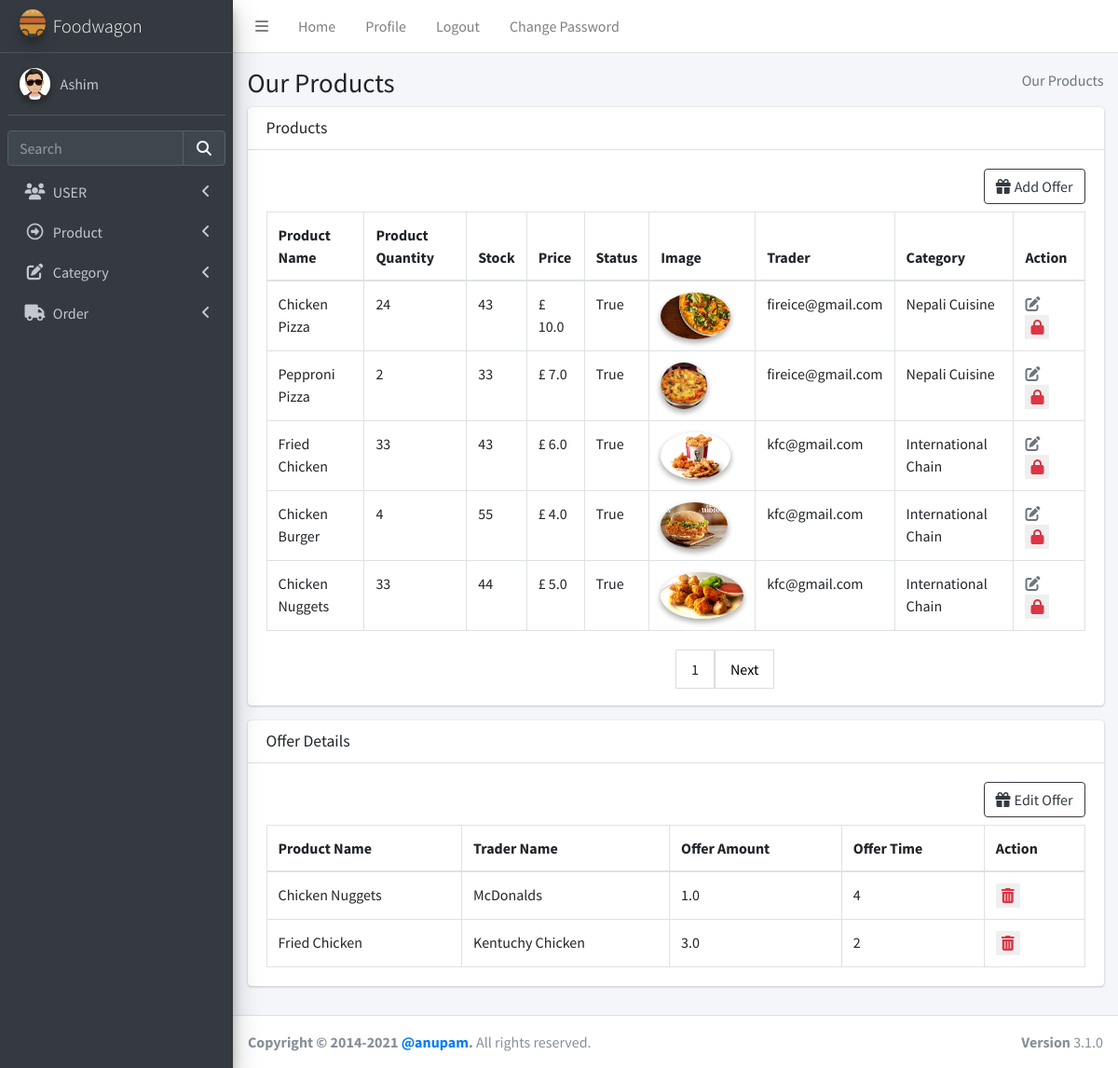
The app's page /product/productread/ (signed in), older data.
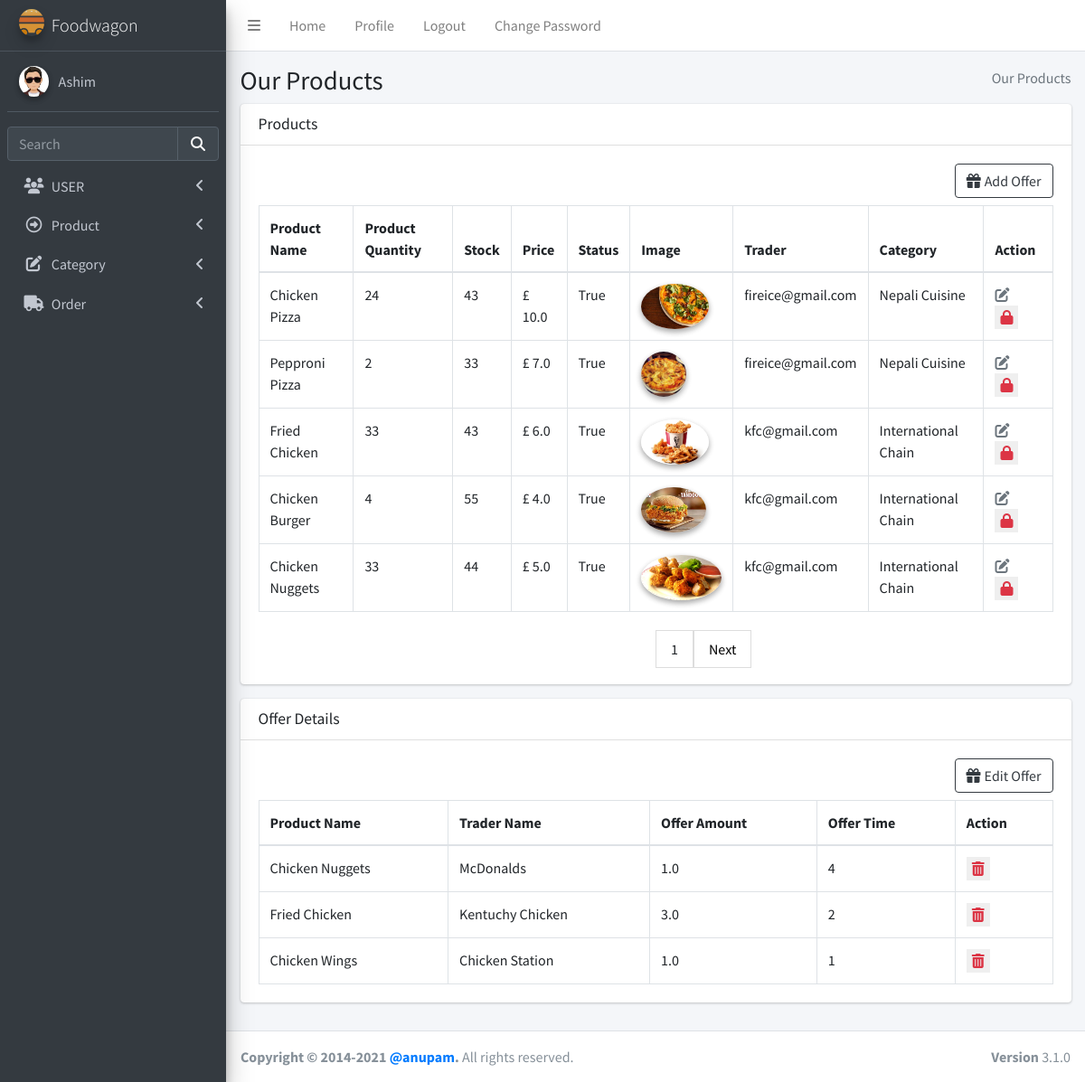
The same page, newer data.
### login/models.py (models this page shows, shortened)
class User(AbstractBaseUser):
    email = models.EmailField(max_length=255, unique=True, default="a@gmail.com")
    address = models.TextField(max_length=30, blank=True)
    first_name = models.TextField(max_length=30, blank=True, default="eg aster")
    last_name = models.TextField(max_length=30, blank=True)
    is_staff = models.BooleanField(default=False)  # non super-user
    is_active = models.BooleanField(default=False)
    admin = models.BooleanField(default=False)  # a superuser
    last_login = models.DateTimeField(blank=True, null=True, verbose_name="last login")
    profile_pic = models.ImageField(blank=True, null=True, upload_to="images/user/")
    USERNAME_FIELD = "email"
    def __str__(self):
        return self.email
    objects = UserManager()

### product/models.py (models this page shows, shortened)
class Product(models.Model):
    name = models.CharField(max_length=100)
    quantity = models.CharField(max_length=10)
    stock = models.IntegerField()
    price = models.FloatField(max_length=100)
    image = models.ImageField(upload_to="images/food/")
    trader = models.ForeignKey(User, on_delete=models.CASCADE)
    status = models.BooleanField(default=True)
    category = models.ForeignKey(Categories, on_delete=models.CASCADE)
    class Meta:
        unique_together = ("name", "trader")

class Categories(models.Model):
    name = models.CharField(max_length=100, default="street food", unique=True)
    status = models.BooleanField(default=True)
    def __str__(self):
        return self.name

class Offer(models.Model):
    offer_amount = models.DecimalField(max_digits=5, decimal_places=1)
    trader_offer = models.ForeignKey(User, on_delete=models.CASCADE)
    product_offer = models.ForeignKey(Product, on_delete=models.CASCADE)
    offer_time = models.IntegerField()

### product/views.py (the view, shortened to what this page needs)
# urls.py: path("productread/", views.ProductView.as_view(), name="productread"),
class ProductView(TemplateView):
    template_name = "admin/productread.html"
    def get(self, request):
        semail = request.session["user"]
        verifyUser = users.objects.filter(email=semail).first()
        if verifyUser.admin:
            product = Product.objects.all()
            offer = Offer.objects.all()
            paginator = Paginator(product, 5)
            page_number = request.GET.get("page")
            page_obj = paginator.get_page(page_number)
            return render(
                request,
                self.template_name,
                {"product": page_obj, "product_offer": product, "offer": offer},
            )

### templates/admin/productread.html (shortened to what this page needs)
{%extends "admin/base.html" %} {% load static %}
{% block csspart %}
<link rel="stylesheet" href="{% static 'plugins/fontawesome-free/css/all.min.css' %}">
<link rel="stylesheet" href="{% static 'plugins/datatables-bs4/css/dataTables.bootstrap4.min.css' %}">
<link rel="stylesheet" href="{% static 'plugins/datatables-responsive/css/responsive.bootstrap4.min.css' %}">
<link rel="stylesheet" href="{% static 'dist/css/adminlte.min.css' %}">
</head>
{% endblock csspart %}
{%block bodycontent%}
<body class="hold-transition sidebar-mini">
  <div class="wrapper">
    <div class="content-wrapper">
      <section class="content-header">
        <div class="container-fluid">
          <div class="row mb-2">
            <div class="col-sm-6">
              <h1>Our Products</h1>
            </div>
            <div class="col-sm-6">
              <ol class="breadcrumb float-sm-right">
                <li class="breadcrumb-item active">Our Products</li>
              </ol>
            </div>
          </div>
        </div>
        {% if product %}
        <section class="content">
          <div class="container-fluid">
            <div class="row">
              <div class="col-12">
                <div class="card">
                  <div class="card-header">
                    <h3 class="card-title">Products</h3>
                  </div>
                  <div class="card-body">
                    <div class="mb-2 d-flex justify-content-end btn-color">
                      <a href="" class="btn btn-outline-dark " data-toggle="modal" data-target="#exampleModalCenter"><i
                          class="fas fa-gift mr-1"></i>Add Offer</a>
                    </div>
                    <table id="example2" class="table table-bordered table-hover">
                      <thead>
                        <tr>
                          <th>Product Name</th>
                          <th>Product Quantity</th>
                          <th>Stock</th>
                          <th>Price</th>
                          <th>Status</th>
                          <th>Image</th>
                          {% if user.admin%}
                          <th>Trader</th>
                          {%endif%}
                          <th>Category</th>
                          <th>Action</th>
                        </tr>
                      </thead>
                      <tbody>
                        {% for products in product %}
                        <tr>
                          <td>{{products.name}}</td>
                          <td>{{products.quantity}}</td>
                          <td>{{products.stock}}</td>
                          <td>£ {{products.price}}</td>
                          <td>{{products.status}}</td>
                          <td>
                            <img src="{{products.image.url}}" class="img-circle elevation-2" alt="User Image" />
                          </td>
                          {% if user.admin%}
                          <td>{{products.trader}}</td>
                          {%endif%}
                          <td>{{products.category}}</td>
                          <td>
                            {%if products.trader.is_active %}
                            <a class="mr-3 text-muted" href="{% url 'product:updateproduct' products.id %}"
                              title="Edit"><i class="fas fa-edit"></i></a>
                            <form action="{% url 'product:deleteproduct' products.id %}" method="POST" class=d-inline>
                              {%if products.status %}
                              <button type="submit"><i class="fas fa-lock text-danger"></i></button>
                              {%else%}
                              <button type="submit"><i class="fas fa-lock-open text-danger"></i></button>
                              {%endif%}
                            </form>
                            {%endif%}
                          </td>
                        </tr>
                        {% endfor%}
                      </tbody>
                    </table>
                  </div>
                  <div class="pagination">
                    <span>
                      <a><span>{{product.number}}</span></a>
                      {%if product.has_next%}
                      <a href="?page={{product.next_page_number}}"> Next </a>
                      {%endif%}
                    </span>
                  </div>
                </div>
              </div>
            </div>
          </div>
        </section>
        {% if offer %}
        <section class="content">
          <div class="container-fluid">
            <div class="row">
              <div class="col-12">
                <div class="card">
                  <div class="card-header">
                    <h3 class="card-title">Offer Details</h3>
                  </div>
                  <div class="card-body">
                    <div class="mb-2 d-flex justify-content-end btn-color">
                      <a href="" class="btn btn-outline-dark " data-toggle="modal" data-target="#editoffer"><i
                          class="fas fa-gift mr-1"></i>Edit Offer</a>
                    </div>
                    <table id="example2" class="table table-bordered table-hover">
                      <thead>
                        <tr>
                          <th>Product Name</th>
                          {% if user.admin%}
                          <th>Trader Name</th>
                          {%endif%}
                          <th>Offer Amount</th>
                          <th>Offer Time</th>
                          <th>Action</th>
                        </tr>
                      </thead>
                      <tbody>
                        {% for offers in offer %}
                        <tr>
                          <td>{{offers.product_offer.name}}</td>
                          {% if user.admin%}
                          <td>{{offers.trader_offer.first_name}}</td>
                          {%endif%}
                          <td>{{offers.offer_amount}}</td>
                          <td>{{offers.offer_time}}</td>
                          <td>
                            {%if offers.trader_offer.is_active %}
                            <form action="{% url 'product:deleteoffer' offers.id %}" method="POST" class=d-inline>
                              <button type="submit"><i class="fas fa-trash-alt text-danger"></i></button>
                            </form>
                            {%endif%}
                          </td>
                        </tr>
                        {% endfor%}
                      </tbody>
                    </table>
                  </div>
                </div>
              </div>
            </div>
          </div>
        </section>
        {%endif%}
        {%endif%}
    </div>
    {%endblock bodycontent%}

### templates/admin/base.html (shortened to what this page needs)
<!DOCTYPE html>
<html lang="en">
{% load static %}
<head>
  {% block csspart %}{% endblock csspart %}
</head>
{% block nav%}
<div class="wrapper">
  <nav class="main-header navbar navbar-expand navbar-white navbar-light">
    <ul class="navbar-nav">
      <li class="nav-item">
        <a class="nav-link" data-widget="pushmenu" href="#" role="button"><i class="fas fa-bars"></i></a>
      </li>
      <li class="nav-item d-none d-sm-inline-block">
        <a href="#" class="nav-link">Home</a>
      </li>
      <li class="nav-item d-none d-sm-inline-block"><a href="{% url 'admins:profile' user.id %}"
          class="nav-link">Profile</a></li>
      <li class="nav-item d-none d-sm-inline-block"><a href="{% url 'login:logout' %}" class="nav-link">Logout</a></li>
      <li class="nav-item d-none d-sm-inline-block" data-toggle="modal" data-target="#myModal"><a href="#"
          class="nav-link">Change Password</a></li>
    </ul>
  </nav>
  <aside class="main-sidebar sidebar-dark-primary elevation-4">
    <a href="index3.html" class="brand-link">
      <img src="{%static 'assets/img/gallery/logo.svg' %}" alt="AdminLTE Logo"
        class="brand-image img-circle elevation-3" style="opacity: 0.8" />
      <span class="brand-text font-weight-light">Foodwagon</span>
    </a>
    <div class="sidebar">
      <div class="user-panel mt-3 pb-3 mb-3 d-flex">
        <div class="image">
          {%if user.profile_pic %}
          <img src="{{ user.profile_pic.url }}" class="img-circle elevation-2" alt="User Image" />
          {% else %}
          <img src="{% static 'image/user.png' %}" class="img-circle elevation-2" alt="User Image" />
          {% endif %}
        </div>
        <div class="info">
          <a href="{% url 'admins:profile' user.id %}" class="d-block">{{ user.first_name }}</a>
        </div>
      </div>
      <div class="form-inline">
        <div class="input-group" data-widget="sidebar-search">
          <input class="form-control form-control-sidebar" type="search" placeholder="Search" aria-label="Search" />
          <div class="input-group-append">
            <button class="btn btn-sidebar">
              <i class="fas fa-search fa-fw"></i>
            </button>
          </div>
        </div>
      </div>
      <nav class="mt-2">
        <ul class="nav nav-pills nav-sidebar flex-column" data-widget="treeview" role="menu" data-accordion="false">
          {% if user.admin %}
          <li class="nav-item">
            <a href="#" class="nav-link">
              <i class="nav-icon fas fa-users"></i>
              <p>
                USER
                <i class="fas fa-angle-left right"></i>
              </p>
            </a>
          </li>
          {% endif %}
          <li class="nav-item">
            <a href="#" class="nav-link">
              <i class="nav-icon far fa-arrow-alt-circle-right"></i>
              <p>
                Product
                <i class="fas fa-angle-left right"></i>
              </p>
            </a>
          </li>
          {% if user.admin %}
          <li class="nav-item">
            <a href="{% url 'product:addcategory' %}" class="nav-link">
              <i class="nav-icon fas fa-edit"></i>
              <p>
                Category
                <i class="fas fa-angle-left right"></i>
              </p>
            </a>
          </li>
          {%endif%}
          <li class="nav-item">
            <a href="#" class="nav-link">
              <i class="nav-icon fas fa-truck"></i>
              <p>Order<i class="fas fa-angle-left right"></i>
              </p>
            </a>
          </li>
        </ul>
      </nav>
    </div>
  </aside>
  {% endblock nav%}
  {% block bodycontent%}
  {% endblock bodycontent%}
  <footer class="main-footer">
    <strong>Copyright &copy; 2014-2021
      <a href="https://adminlte.io">@anupam</a>.</strong>
    All rights reserved.
    <div class="float-right d-none d-sm-inline-block">
      <b>Version</b> 3.1.0
    </div>
  </footer>
</div>
</body>
</html>

### templates/admin/productread.html (style rules this page uses)
.elevation-2 { height: 50px; }
button { outline: none; border: none; }
.pagination { display: inline-block; width: auto; margin-left: 50%; margin-bottom: 2%; }
.pagination a { color: black; float: left; padding: 8px 16px; text-decoration: none; transition: background-color .3s; border: 1px solid #ddd; }

Row changes from the older to the newer data that the page shows:
added Offer: product_offer.name "Chicken Wings", trader_offer.first_name "Chicken Station", offer_amount "1.0", offer_time "1"
